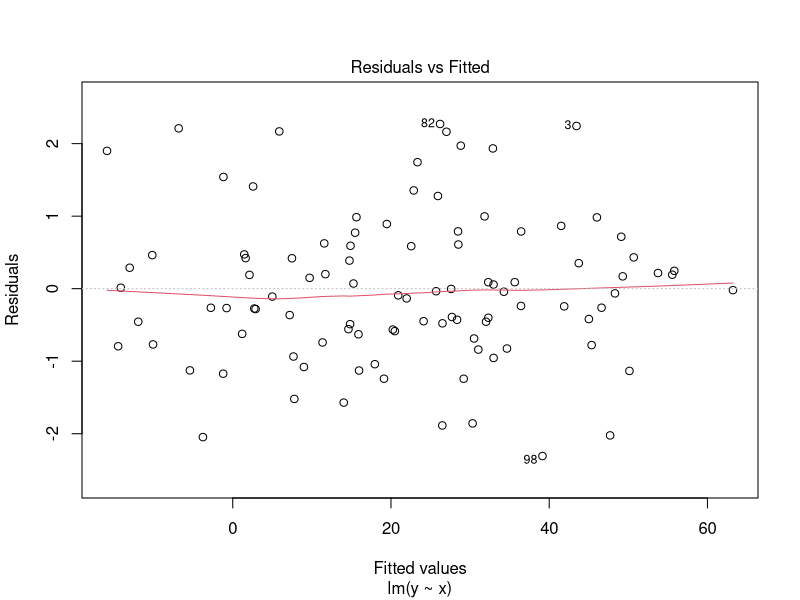
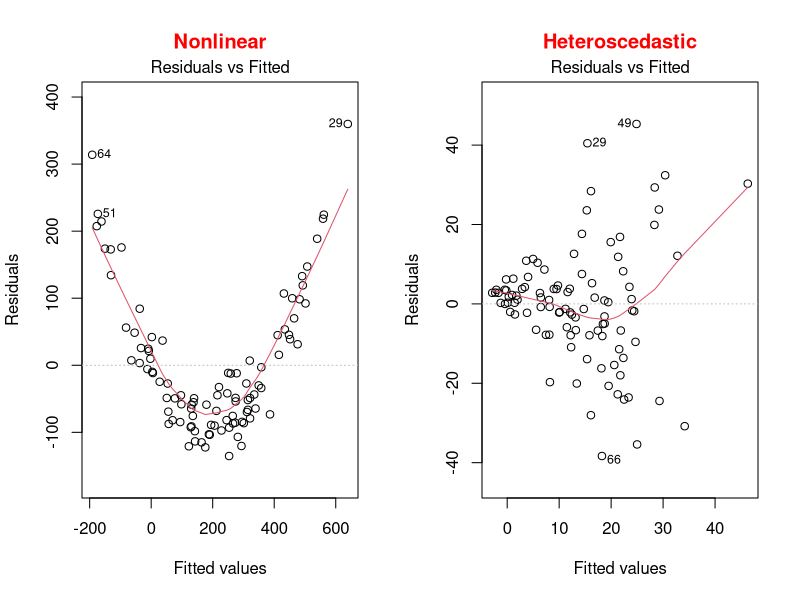
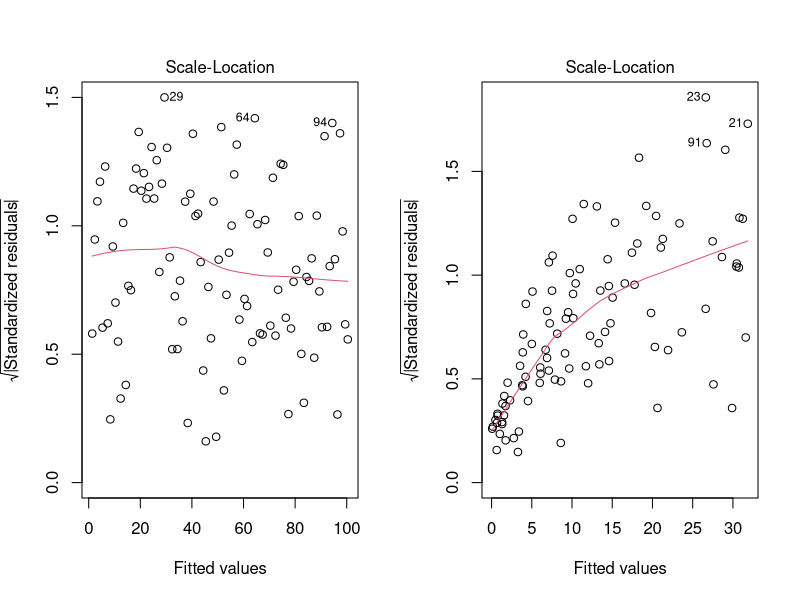
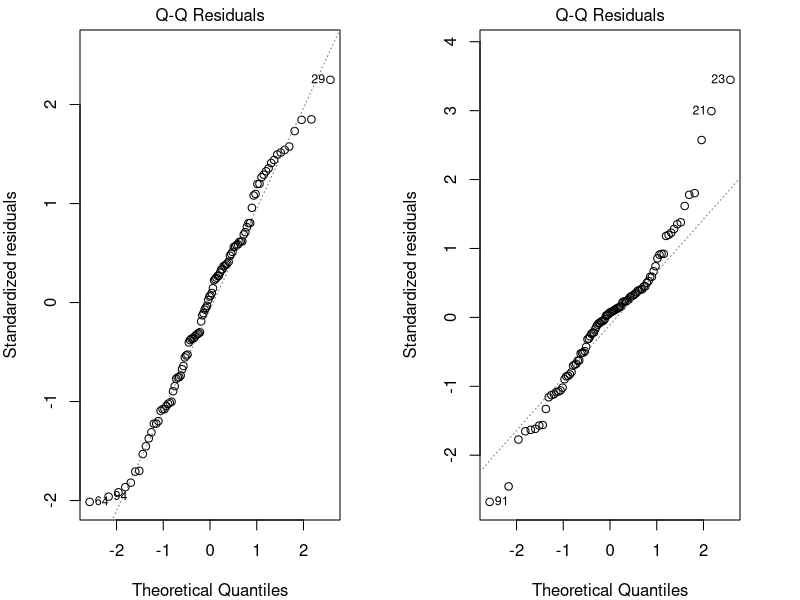
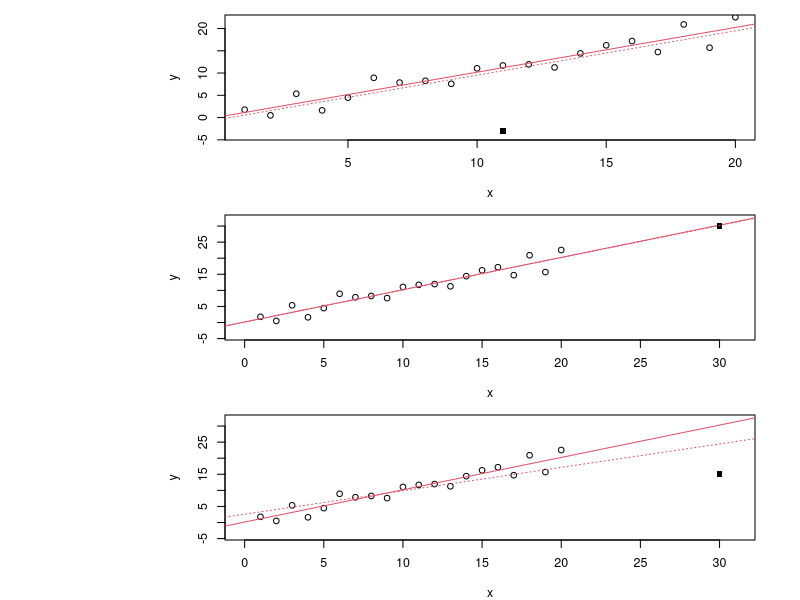
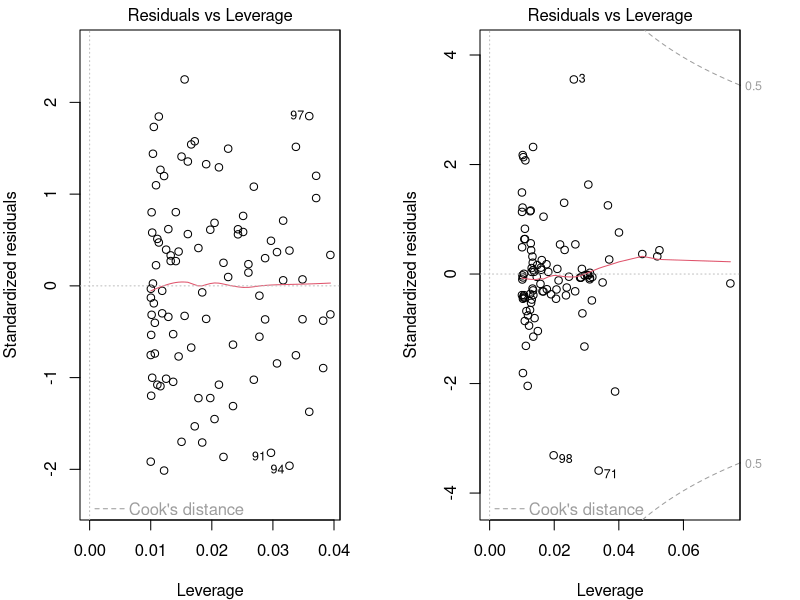
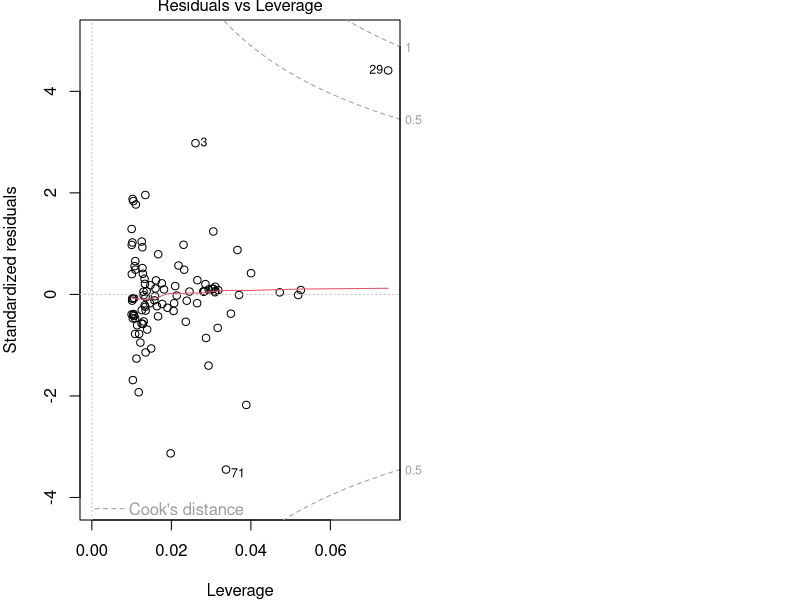
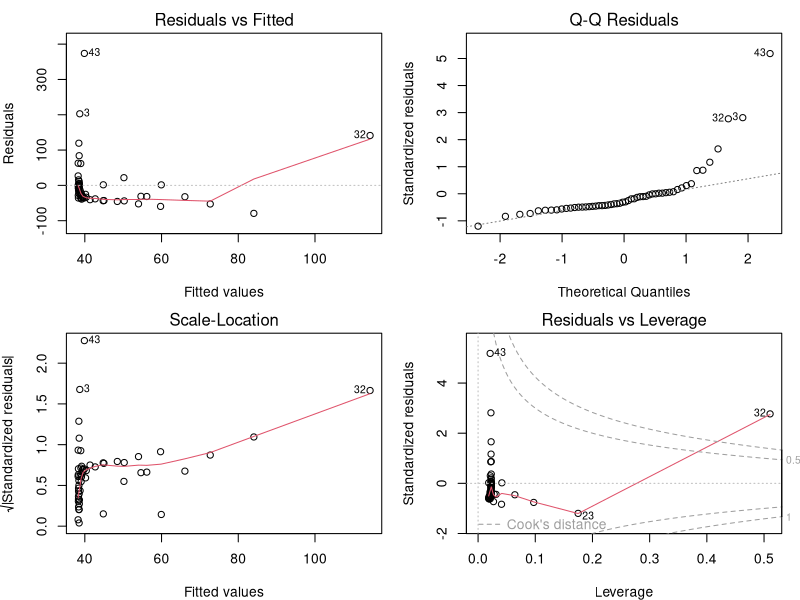

Reproduce these figures in R, in order. (Note: this script raises an error after producing the figures.)
## ---- chunk 1
knitr::opts_chunk$set(
  comment = "#",
  collapse = TRUE,
  #cache = TRUE,
  warning = FALSE,
  message = FALSE,
  fig.width=6, fig.height=6,
  fig.retina = 3,
  fig.align = 'center'
)
## ---- chunk 2
options(repos=structure(c(CRAN="http://cran.r-project.org")))
## ---- chunk 3
if (!require(dplyr)) install.packages("dplyr")
library(dplyr)

if (!require(kableExtra)) install.packages("kableExtra")
library(kableExtra)

if (!require(vegan)) install.packages("vegan")
library(vegan)

if (!require(e1071)) install.packages("e1071")
library(e1071)

if (!require(MASS)) install.packages("MASS")
library(MASS)

if (!require(car)) install.packages("car")
library(car)
## ---- chunk 4
bird <- read.csv("data/birdsdiet.csv")
## ---- chunk 5
str(bird)
## ---- chunk 6
str(bird)
## ---- chunk 7
lm1 <- lm(MaxAbund ~ Mass, data = bird)
## ---- chunk 8
  set.seed(1234564)
  x <- rnorm(100,10,10)
  y <- 2*x+0 + rnorm(100)
  lm <- lm(y~x)
  plot(lm, which = 1)
## ---- chunk 9
par(mfrow=c(1,2))
set.seed(1234564)
x = rnorm(100,10,10)
y = (x)^2 + rnorm(length(x),0,30)
lm=lm(y~scale(x))
plot(lm,which = 1, main = "Nonlinear", col.main="red")

x = abs(rnorm(100,10,10))
y = (x) + rnorm(length(x), 0, x)
lm=lm(y~scale(x))
plot(lm,which = 1, main = "Heteroscedastic", col.main="red")
## ---- chunk 10
par(mfrow=c(1,2))
set.seed(1234564)
x <- 1:100
y <- x + rnorm(100,sd=5)
lm=lm(y~x)
plot(lm,which = 3)

set.seed(2)
x = abs(rnorm(100,10,10))
y = (x) + rnorm(length(x), 0, x)
lm=lm(y~scale(x))
plot(lm,which = 3)
## ---- chunk 11
par(mfrow=c(1,2), mar = c(4, 4, 1.5, 3))
set.seed(1234564)
x <- 1:100
y <- x + rnorm(100,sd=5)
lm=lm(y~x)
plot(lm, which = 2)

set.seed(2)
x = abs(rnorm(100,10,10))
y = (x) + rnorm(length(x), 0, x)
lm=lm(y~scale(x))
plot(lm, which = 2)
## ---- chunk 12
par(mfrow=c(3, 1), mar = c(4, 15, 1, 3), cex = 0.75)
set.seed(1234564)
x <- 1:20
y <- rnorm(x, x, 2)
lm0 <- lm(y ~ x)
# plot 1
plot(x, y, ylim = c(-4, 22)); abline(lm0, col = 2); points(11, -3, pch = 15)
# add 20, 10 point to the new lm
xx <- c(x, 11); yy <- c(y, -3)
abline(lm(yy ~ xx), col = 2, lty = 3)
text(-18, 10, srt=0, adj = 0, labels = '* No leverage \n* Low influence', xpd = TRUE, cex = 1.5)
# plot 2
plot(x, y, ylim = c(-4, 32), xlim = c(0, 31)); abline(lm0, col = 2); points(30, 30, pch = 15)
# add 20, 10 point to the new lm
xx <- c(x, 30); yy <- c(y, 30)
abline(lm(yy ~ xx), col = 2, lty = 3)
text(-31, 15, srt=0, adj = 0, labels = '* High leverage \n* No influence', xpd = TRUE, cex = 1.5)

# plot 3
plot(x, y, ylim = c(-4, 32), xlim = c(0, 31)); abline(lm0, col = 2); points(30, 15, pch = 15)
# add 20, 10 point to the new lm
xx <- c(x, 30); yy <- c(y, 15)
abline(lm(yy ~ xx), col = 2, lty = 3)
text(-31, 15, srt=0, adj = 0, labels = '* High leverage \n* High influence', xpd = TRUE, cex = 1.5)
## ---- chunk 13
par(mfrow=c(1,2), mar = c(4, 4, 1.5, 3))
set.seed(1234564)
x <- 1:100
y <- x + rnorm(100,sd=5)
lm=lm(y~x)
plot(lm, which = 5)

set.seed(1234564)
x = abs(rnorm(100,10,10))
y = (x) + rnorm(length(x), 0, x)
lm=lm(y~scale(x))
plot(lm, which = 5)
## ---- chunk 14
par(mar = c(4, 4, 1, 0))
set.seed(1234564)
x = abs(rnorm(100,10,10))
y = (x) + rnorm(length(x), 0, x)
y[29] <- 100
lm=lm(y~scale(x))
plot(lm, which = 5)
## ---- chunk 15
par(mfrow=c(2,2), mar = c(4,4,2,1.1), oma =c(0,0,0,0))
plot(lm1)
## ---- chunk 16
par(mfrow=c(1,3), mar = c(4,4,3,1), cex = 0.8)
plot(bird$MaxAbund ~ bird$Mass)
abline(lm1) # adds the best-fit line
hist(bird$MaxAbund) # hist() produces a histogram of the variable
hist(bird$Mass)
## ---- chunk 17
shapiro.test(bird$MaxAbund)
shapiro.test(bird$Mass)
## ---- chunk 18
skewness(bird$MaxAbund)
skewness(bird$Mass)
## ---- chunk 19
bird$logMaxAbund <- log10(bird$MaxAbund)
bird$logMass <- log10(bird$Mass)
## ---- chunk 20
lm2 <- lm(logMaxAbund ~ logMass, data = bird)
## ---- chunk 21
par(mfrow=c(2,2), mar=c(3,4,1.15,1.2))
plot(lm2)
## ---- chunk 22
par(mfrow=c(1,3), mar=c(4,4,1.15,1.2))
plot(logMaxAbund ~ logMass, data=bird)
abline(lm2)
hist(log10(bird$MaxAbund))
hist(log10(bird$Mass))
## ---- chunk 23
summary(lm2)
## ---- chunk 24
lm2$coef
summary(lm2)$coefficients
summary(lm2)$r.squared
## ---- chunk 25
summary(lm2)
## ---- chunk 26
lm3 <- lm(logMaxAbund~logMass, data=bird, subset=!bird$Aquatic)
# removes aquatic birds (= TRUE)
# or equivalently
lm3 <- lm(logMaxAbund~logMass, data=bird, subset=bird$Aquatic == 0)
## ---- chunk 27
par(mfrow=c(1,2), mar = c(4, 4, 3, 1))
plot(logMaxAbund~logMass, data=bird, main = 'All birds')
abline(lm2, col = 'red')
plot(logMaxAbund~logMass, data=bird, subset=!bird$Aquatic, main = 'Terrestrial birds')
abline(lm3, col = 'red')
## ---- chunk 28
# Run the model
lm4 <- lm(logMaxAbund ~ logMass, data=bird, subset=bird$Passerine == 1)
summary(lm4)
## ---- chunk 29
# diagnostic plots
par(mfrow=c(2,2), mar = c(4,4,2,1.1), oma =c(0,0,0,0))
plot(lm4)
## ---- chunk 30
# Recall: we want adj.r.squared
summary(lm2)$adj.r.squared
summary(lm3)$adj.r.squared
summary(lm4)$adj.r.squared
## ---- chunk 31
boxplot(logMass ~ Aquatic,
        data = bird, names = c("Non-Aquatic", "Aquatic"))
## ---- chunk 32
var.test(logMass ~ Aquatic, data = bird)
## ---- chunk 33
ttest1 <- t.test(logMass ~ Aquatic, var.equal = TRUE, data = bird)

# Or use lm()
ttest.lm1 <- lm(logMass ~ Aquatic, data=bird)
## ---- chunk 34
ttest1$statistic^2
anova(ttest.lm1)$F
# answer: F=60.3845 in both cases
## ---- chunk 35
ttest1
## ---- chunk 36
# Unilateral t-test
uni.ttest1 <- t.test(logMass ~ Aquatic,
                     var.equal = TRUE,
                     data = bird,
                     alternative = "less")
## ---- chunk 37
uni.ttest1
## ---- chunk 38
str(bird)
## ---- chunk 39
par(mar = c(4, 4, 0.5, 1))
boxplot(logMaxAbund ~ Diet,
        data = bird, ylab = expression("log"[10]*"(Maximum Abundance)"), xlab = 'Diet')
## ---- chunk 40
par(mar=c(4,4,.1,1))
med <- sort(tapply(bird$logMaxAbund, bird$Diet, median))
boxplot(logMaxAbund ~ factor(Diet, levels = names(med)), data = bird,
        ylab = expression("log"[10]*"(Maximum Abundance)"), xlab = 'Diet')
## ---- chunk 41
par(mar=c(4,4,.4,1))
plot.design(logMaxAbund ~ Diet, data=bird, ylab = expression("log"[10]*"(Maximum Abundance)"))
## ---- chunk 42
anov1 <- lm(logMaxAbund ~ Diet,
            data = bird)
## ---- chunk 43
aov1 <- aov(logMaxAbund ~ Diet,
            data = bird)
## ---- chunk 44
anova(anov1)
## ---- chunk 45
summary(aov1)
## ---- chunk 46
bartlett.test(logMaxAbund ~ Diet,
              data = bird)
## ---- chunk 47
shapiro.test(resid(anov1))
## ---- chunk 48
summary(anov1)
## ---- chunk 49
summary.lm(aov1)
## ---- chunk 50
TukeyHSD(aov(anov1), ordered = TRUE)
## ---- chunk 51
par(mar=c(3,3,0.5,0.5))
sd <- tapply(bird$logMaxAbund, list(bird$Diet), sd)
means <- tapply(bird$logMaxAbund, list(bird$Diet), mean)
n <- length(bird$logMaxAbund)
se <- 1.96*sd/sqrt(n)
bp <- barplot(means, ylim = c(0, max(bird$logMaxAbund) - 0.5))
epsilon = 0.1
segments(bp, means - se, bp, means + se, lwd=2) # vertical bars
segments(bp - epsilon, means - se, bp + epsilon, means - se, lwd = 2) # horizontal bars
segments(bp - epsilon, means + se, bp + epsilon, means + se, lwd = 2) # horizontal bars
## ---- chunk 52
anov2 <- lm(logMaxAbund ~ Diet*Aquatic, data = bird)
summary(anov2)
## ---- chunk 53
anov2 <- lm(logMaxAbund ~ Diet*Aquatic, data = bird)
anova(anov2)
## ---- chunk 54
## functions
f1 <- function(x, a, b) {
  return(x*a+b)
}
# conf for plot
col = rgb(118, 143, 175, maxColorValue = 255)
x <- 1:20
par(mfrow = c(1, 3), mar = c(1, 1, 6.5, 4))

# plot 1
plot(x, f1(x, a=1.1,b=2), ylim = c(0, 60), type = 'l', lwd = 2.5, xaxt = "n", yaxt = "n", xlab = "", ylab = "", bty='l', col = col)
lines(f1(x, a=1.1,b=17), lwd = 2.5, col = col)
lines(f1(x, a=0.6,b=22), lwd = 2.5, col = col)
lines(f1(x, a=1.1,b=40), lwd = 2.5, col = col)
mtext('One level of the factor\n has a different slope', side = 3, line = 2, cex = 1.5)
# plot 2
plot(x, f1(x, a=.5,b=2), ylim = c(0, 60), type = 'l', lwd = 2.5, xaxt = "n", yaxt = "n", xlab = "", ylab = "", bty='l', col = col)
lines(f1(x, a=1.1,b=17), lwd = 2.5, col = col)
lines(f1(x, a=1.1,b=22), lwd = 2.5, col = col)
lines(f1(x, a=0.01,b=40), lwd = 2.5, col = col)
mtext('Many levels have\n different slopes', side = 3, line = 2, cex = 1.5)
# plot 3
plot(x, f1(x, a=1.1,b=2), ylim = c(0, 60), type = 'l', lwd = 2.5, xaxt = "n", yaxt = "n", xlab = "", ylab = "", bty='l', col = col)
lines(f1(x, a=1.1,b=17), lwd = 2.5, col = col)
lines(f1(x, a=1.1,b=22), lwd = 2.5, col = col)
lines(f1(x, a=1.1,b=40), lwd = 2.5, col = col)
mtext('No interaction', side = 3, line = 2, cex = 1.5)
## ---- chunk 55
# plot to simulate effects::effect() plot
a = 40; b =20; sd = 8
par(mar=c(4,4,.5,1))
plot(c(a, b), ylim = c(10, 50), xlim = c(0.9, 2.1), xlab = 'factor Z', ylab = 'Y', xaxt = 'n')
lines(c(a, b), col = 4, pch = 1.5)
segments(c(1, 2), c(a-sd, b-sd), c(1,2), c(a+sd, b+sd), lwd = 1.5, col = 'orange')
segments(c(1, 2) - .04, c(a, b) + sd, c(1, 2) + .04, c(a, b) + sd, lwd = 1.5, col = 'orange')
segments(c(1, 2) - .04, c(a, b) - sd, c(1, 2) + .04, c(a, b) - sd, lwd = 1.5, col = 'orange')
points(c(1, 2), c(a, b), pch = 16, col = 4)
axis(1, at = c(1, 2), labels = FALSE) # add ticks
mtext(c('Level 1', 'Level 2'), 1, at = 1:2, line = 0.5) # add labels to ticks
## ---- chunk 56
str(bird)
## ---- chunk 57
ancov1 <- lm(logMaxAbund ~ logMass*Diet,
             data = bird)
anova(ancov1)
## ---- chunk 58
ancov2 <- lm(logMaxAbund ~ logMass + Diet,
             data = bird)
anova(ancov2)
## ---- chunk 59
Dickcissel = read.csv("data/dickcissel.csv")
str(Dickcissel)
## ---- chunk 60
# select variables
var <- c('clTma', 'NDVI', 'grass', 'abund')
plot(Dickcissel[, var])
## ---- chunk 61
lm.mult <- lm(abund ~ clTma + NDVI + grass, data = Dickcissel)
summary(lm.mult)
## ---- chunk 62
par(mfrow = c(2, 2))
par(mfrow=c(2,2), mar = c(3.9,4,1.2,1.1), oma =c(0,0,0,0))
plot(lm.mult)
## ---- chunk 63
summary(lm.mult)
## ---- chunk 64
par(mfrow=c(1,3), mar=c(4, 4, 0.5, 0.5), cex = 1)
plot(abund ~ clTma, data = Dickcissel)
plot(abund ~ NDVI,  data = Dickcissel)
plot(abund ~ grass, data = Dickcissel)
## ---- chunk 65
lm.full <- lm(abund ~ . - Present,
              data = Dickcissel)
lm.step <- step(lm.full)
## ---- chunk 66
summary(lm.full)
## ---- chunk 67
summary(lm.step)
## ---- chunk 68
tapply(bird$logMaxAbund, bird$Diet, mean)
coef(anov1)
coef(anov1)[1] + coef(anov1)[2] # InsectVert
coef(anov1)[1] + coef(anov1)[3] # Plant
## ---- chunk 69
sum(contrasts(bird$Diet)[,1])
sum(contrasts(bird$Diet)[,1]*contrasts(bird$Diet)[,2])
## ---- chunk 70
options(contrasts=c("contr.helmert", "contr.poly"))
sum(contrasts(bird$Diet)[,1])
sum(contrasts(bird$Diet)[,1]*contrasts(bird$Diet)[,2])
## ---- chunk 71
anov3 <- lm(logMaxAbund ~ Diet, data = bird)
summary(anov3)
## ---- chunk 72
table(bird$Aquatic)
## ---- chunk 73
unb.anov1 <- lm(logMaxAbund ~ Aquatic + Diet, data = bird)
unb.anov2 <- lm(logMaxAbund ~ Diet + Aquatic, data = bird)
## ---- chunk 74
anova(unb.anov1)
## ---- chunk 75
anova(unb.anov2)
## ---- chunk 76
car::Anova(unb.anov1, type = "III")
## ---- chunk 77
car::Anova(unb.anov2, type = "III")
## ---- chunk 78

poly.reg=data.frame(Degree = 0:5,
                    Name = c("Constant","Linear","Quadratic",
                             "Cubic","Quartic","Quintic"),
                    Example = c("\\(3\\)",
                                "\\(x+9\\)",
                                "\\(x^2-x+4\\)",
                                "\\(x^3-x^2+5\\)",
                                "\\(6x^4-x^3+x-2\\)",
                                "\\(x^5-3x^3+x^2+8\\)"))
knitr::kable(poly.reg, format = "html", escape=FALSE)
## ---- chunk 79
lm.linear <- lm(abund ~ clDD, data = Dickcissel)
lm.quad   <- lm(abund ~ clDD + I(clDD^2), data = Dickcissel)
lm.cubic  <- lm(abund ~ clDD + I(clDD^2) + I(clDD^3), data = Dickcissel)
summ_lm.linear <- capture.output(summary(lm.linear))[c(9:12, 17, 18)]
summ_lm.quad <- capture.output(summary(lm.quad))[c(9:13, 18, 19)]
summ_lm.cubic <- capture.output(summary(lm.cubic))[c(9:14, 17, 18)]
## ---- chunk 80
print(summ_lm.linear)
## ---- chunk 81
print(summ_lm.quad)
## ---- chunk 82
print(summ_lm.cubic)
## ---- chunk 83
mod <- lm(clDD ~ clFD + clTmi + clTma + clP + grass, data = Dickcissel)
car::vif(mod)
## ---- chunk 84
library(vegan)
part.lm = varpart(Dickcissel$abund, Dickcissel[ ,c("clDD","clFD","clTmi","clTma","clP")],
                  Dickcissel[ ,c("broadleaf","conif","grass","crop", "urban","wetland")])
part.lm
## ---- chunk 85
par(mar=rep(0.5,4))
showvarparts(2)
## ---- chunk 86
par(mar=rep(0.5,4))
plot(part.lm,
     digits = 2,
     bg = rgb(48,225,210,80,
              maxColorValue=225),
     col = "turquoise4")
## ---- chunk 87
out.1 = rda(Dickcissel$abund,
            Dickcissel[ ,c("clDD", "clFD","clTmi","clTma","clP")],
            Dickcissel[ ,c("broadleaf","conif","grass","crop", "urban","wetland")])
out.2 = rda(Dickcissel$abund,
            Dickcissel[ ,c("broadleaf","conif","grass","crop", "urban", "wetland")],
            Dickcissel[ ,c("clDD","clFD","clTmi", "clTma","clP")])
## ---- chunk 88
# Climate set
anova(out.1, step = 1000, perm.max = 1000)
## ---- chunk 89
# Land cover set
anova(out.2, step = 1000, perm.max = 1000)
